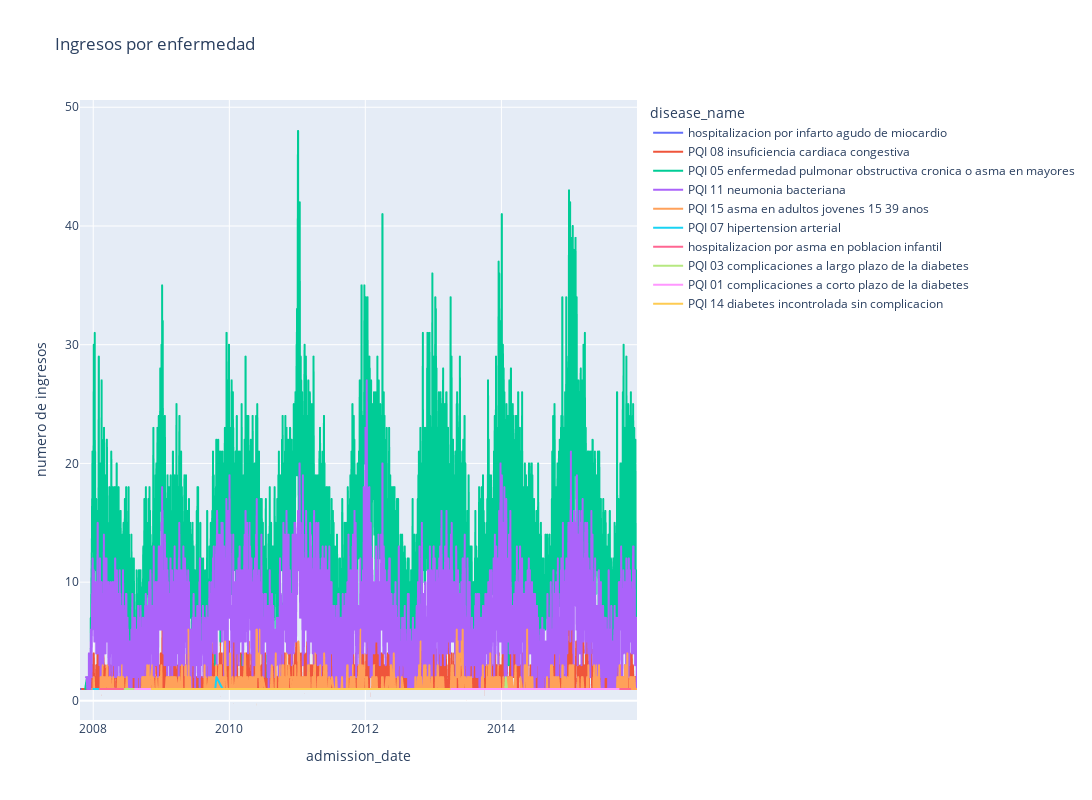

This figure's notebook cell:
### Code cell
campos_de_agrupacion = ['admission_date','disease_name']
campos_de_registro_unico = ['Historia Recodificada','CIP Recodificado','Fecha de nacimiento','Fecha de ingreso']

fig = px.line(
    data_frame = df[campos_de_agrupacion + campos_de_registro_unico].groupby(campos_de_agrupacion).count().reset_index().rename(columns={"Fecha de ingreso": "numero de ingresos"}),
    x = 'admission_date',
    y = 'numero de ingresos',
    color = 'disease_name',
    title = 'Ingresos por enfermedad',
    width = 1500, height = 800
)

fig.update_layout(hovermode="x")

### Figure 1 — Plotly figure (JSON) as saved in the notebook; plotly's stock layout.template omitted (floating-point values rounded to 4 significant figures; data arrays with more than 128 entries replaced by an {"elided": "..."} marker saying what was removed)
{"data": [{"hovertemplate": "disease_name=hospitalizacion por infarto agudo de miocardio<br>admission_date=%{x}<br>numero de ingresos=%{y}<extra></extra>", "legendgroup": "hospitalizacion por infarto agudo de miocardio", "line": {"color": "#636efa", "dash": "solid"}, "marker": {"symbol": "circle"}, "mode": "lines", "name": "hospitalizacion por infarto agudo de miocardio", "showlegend": true, "type": "scattergl", "x": ["2007-10-22T00:00:00", "2007-12-25T00:00:00", "2008-02-09T00:00:00", "2008-04-15T00:00:00", "2008-05-04T00:00:00", "2008-05-19T00:00:00", "2008-05-21T00:00:00", "2008-06-02T00:00:00", "2008-06-04T00:00:00", "2008-10-02T00:00:00", "2009-02-09T00:00:00", "2009-03-28T00:00:00", "2009-05-11T00:00:00", "2009-07-31T00:00:00", "2009-09-16T00:00:00", "2009-10-08T00:00:00", "2009-12-10T00:00:00", "2009-12-31T00:00:00", "2010-01-03T00:00:00", "2010-03-11T00:00:00", "2010-03-22T00:00:00", "2010-04-05T00:00:00", "2010-04-12T00:00:00", "2010-04-25T00:00:00", "2010-05-12T00:00:00", "2010-05-16T00:00:00", "2010-10-29T00:00:00", "2010-11-14T00:00:00", "2010-11-30T00:00:00", "2010-12-19T00:00:00", "2011-02-11T00:00:00", "2011-02-13T00:00:00", "2011-03-22T00:00:00", "2011-07-09T00:00:00", "2011-07-29T00:00:00", "2011-09-08T00:00:00", "2011-09-17T00:00:00", "2011-10-29T00:00:00", "2011-12-01T00:00:00", "2012-01-24T00:00:00", "2012-04-12T00:00:00", "2012-04-23T00:00:00", "2012-11-28T00:00:00", "2012-12-24T00:00:00", "2013-01-29T00:00:00", "2013-02-05T00:00:00", "2013-02-09T00:00:00", "2013-05-07T00:00:00", "2013-05-23T00:00:00", "2013-07-18T00:00:00", "2013-09-30T00:00:00", "2013-11-19T00:00:00", "2013-12-16T00:00:00", "2014-02-13T00:00:00", "2014-05-01T00:00:00", "2014-06-04T00:00:00", "2014-07-15T00:00:00", "2014-08-19T00:00:00", "2014-09-04T00:00:00", "2014-09-28T00:00:00", "2014-12-18T00:00:00", "2015-01-19T00:00:00", "2015-02-13T00:00:00", "2015-02-16T00:00:00", "2015-04-04T00:00:00", "2015-04-08T00:00:00", "2015-05-25T00:00:00", "2015-08-06T00:00:00", "2015-08-17T00:00:00", "2015-11-23T00:00:00", "2015-11-29T00:00:00"], "xaxis": "x", "y": [1, 1, 1, 1, 1, 1, 1, 1, 1, 1, 1, 1, 1, 1, 1, 1, 1, 1, 1, 1, 1, 1, 1, 1, 1, 1, 1, 1, 1, 1, 1, 1, 1, 1, 1, 1, 1, 1, 1, 1, 1, 1, 1, 1, 1, 1, 1, 1, 1, 1, 1, 1, 1, 1, 1, 1, 1, 1, 1, 1, 1, 1, 1, 1, 1, 1, 1, 1, 1, 1, 1], "yaxis": "y"}, {"hovertemplate": "disease_name=PQI 08 insuficiencia cardiaca congestiva<br>admission_date=%{x}<br>numero de ingresos=%{y}<extra></extra>", "legendgroup": "PQI 08 insuficiencia cardiaca congestiva", "line": {"color": "#EF553B", "dash": "solid"}, "marker": {"symbol": "circle"}, "mode": "lines", "name": "PQI 08 insuficiencia cardiaca congestiva", "showlegend": true, "type": "scattergl", "x": {"elided": "2237 str values"}, "xaxis": "x", "y": {"elided": "2237 int values"}, "yaxis": "y"}, {"hovertemplate": "disease_name=PQI 05 enfermedad pulmonar obstructiva cronica o asma en mayores<br>admission_date=%{x}<br>numero de ingresos=%{y}<extra></extra>", "legendgroup": "PQI 05 enfermedad pulmonar obstructiva cronica o asma en mayores", "line": {"color": "#00cc96", "dash": "solid"}, "marker": {"symbol": "circle"}, "mode": "lines", "name": "PQI 05 enfermedad pulmonar obstructiva cronica o asma en mayores", "showlegend": true, "type": "scattergl", "x": {"elided": "2944 str values"}, "xaxis": "x", "y": {"elided": "2944 int values"}, "yaxis": "y"}, {"hovertemplate": "disease_name=PQI 11 neumonia bacteriana<br>admission_date=%{x}<br>numero de ingresos=%{y}<extra></extra>", "legendgroup": "PQI 11 neumonia bacteriana", "line": {"color": "#ab63fa", "dash": "solid"}, "marker": {"symbol": "circle"}, "mode": "lines", "name": "PQI 11 neumonia bacteriana", "showlegend": true, "type": "scattergl", "x": {"elided": "2929 str values"}, "xaxis": "x", "y": {"elided": "2929 int values"}, "yaxis": "y"}, {"hovertemplate": "disease_name=PQI 15 asma en adultos jovenes 15 39 anos<br>admission_date=%{x}<br>numero de ingresos=%{y}<extra></extra>", "legendgroup": "PQI 15 asma en adultos jovenes 15 39 anos", "line": {"color": "#FFA15A", "dash": "solid"}, "marker": {"symbol": "circle"}, "mode": "lines", "name": "PQI 15 asma en adultos jovenes 15 39 anos", "showlegend": true, "type": "scattergl", "x": {"elided": "1295 str values"}, "xaxis": "x", "y": {"elided": "1295 int values"}, "yaxis": "y"}, {"hovertemplate": "disease_name=PQI 07 hipertension arterial<br>admission_date=%{x}<br>numero de ingresos=%{y}<extra></extra>", "legendgroup": "PQI 07 hipertension arterial", "line": {"color": "#19d3f3", "dash": "solid"}, "marker": {"symbol": "circle"}, "mode": "lines", "name": "PQI 07 hipertension arterial", "showlegend": true, "type": "scattergl", "x": ["2008-01-01T00:00:00", "2008-01-27T00:00:00", "2008-02-08T00:00:00", "2008-02-21T00:00:00", "2008-03-10T00:00:00", "2008-04-23T00:00:00", "2008-04-29T00:00:00", "2008-06-17T00:00:00", "2008-08-08T00:00:00", "2008-08-19T00:00:00", "2008-09-01T00:00:00", "2008-11-08T00:00:00", "2008-12-03T00:00:00", "2008-12-23T00:00:00", "2009-01-08T00:00:00", "2009-03-05T00:00:00", "2009-03-08T00:00:00", "2009-04-13T00:00:00", "2009-08-26T00:00:00", "2009-09-30T00:00:00", "2009-10-17T00:00:00", "2009-10-24T00:00:00", "2009-11-26T00:00:00", "2009-12-29T00:00:00", "2010-01-30T00:00:00", "2010-03-22T00:00:00", "2010-05-13T00:00:00", "2010-05-21T00:00:00", "2010-09-07T00:00:00", "2010-09-27T00:00:00", "2010-10-29T00:00:00", "2011-01-02T00:00:00", "2011-01-25T00:00:00", "2011-07-17T00:00:00", "2011-07-30T00:00:00", "2011-08-13T00:00:00", "2011-10-07T00:00:00", "2011-11-10T00:00:00", "2011-12-25T00:00:00", "2012-01-29T00:00:00", "2012-08-01T00:00:00", "2012-08-05T00:00:00", "2012-10-07T00:00:00", "2012-10-09T00:00:00", "2012-11-01T00:00:00", "2012-12-25T00:00:00", "2013-03-31T00:00:00", "2013-04-14T00:00:00", "2013-06-19T00:00:00", "2013-07-16T00:00:00", "2013-08-15T00:00:00", "2013-12-06T00:00:00", "2013-12-21T00:00:00", "2014-01-20T00:00:00", "2014-05-07T00:00:00", "2014-06-23T00:00:00", "2014-07-21T00:00:00", "2014-12-04T00:00:00", "2014-12-17T00:00:00", "2015-02-04T00:00:00", "2015-09-17T00:00:00"], "xaxis": "x", "y": [1, 1, 1, 1, 1, 1, 1, 1, 1, 1, 1, 1, 1, 1, 1, 1, 1, 1, 1, 1, 1, 2, 1, 1, 1, 1, 1, 1, 1, 1, 1, 1, 1, 1, 1, 1, 1, 1, 1, 1, 1, 1, 1, 1, 1, 1, 1, 1, 1, 1, 1, 1, 1, 1, 1, 1, 1, 1, 1, 1, 1], "yaxis": "y"}, {"hovertemplate": "disease_name=hospitalizacion por asma en poblacion infantil<br>admission_date=%{x}<br>numero de ingresos=%{y}<extra></extra>", "legendgroup": "hospitalizacion por asma en poblacion infantil", "line": {"color": "#FF6692", "dash": "solid"}, "marker": {"symbol": "circle"}, "mode": "lines", "name": "hospitalizacion por asma en poblacion infantil", "showlegend": true, "type": "scattergl", "x": ["2008-02-05T00:00:00", "2008-05-17T00:00:00", "2008-06-08T00:00:00", "2008-06-10T00:00:00", "2008-11-27T00:00:00", "2008-12-21T00:00:00", "2009-05-25T00:00:00", "2009-06-05T00:00:00", "2009-06-07T00:00:00", "2009-09-19T00:00:00", "2009-10-19T00:00:00", "2009-11-05T00:00:00", "2009-12-16T00:00:00", "2009-12-28T00:00:00", "2010-01-13T00:00:00", "2010-01-16T00:00:00", "2010-02-25T00:00:00", "2010-04-25T00:00:00", "2010-05-16T00:00:00", "2010-10-21T00:00:00", "2010-11-04T00:00:00", "2010-11-13T00:00:00", "2011-02-15T00:00:00", "2011-02-21T00:00:00", "2011-03-06T00:00:00", "2011-04-12T00:00:00", "2011-06-27T00:00:00", "2011-10-03T00:00:00", "2011-12-25T00:00:00", "2012-04-15T00:00:00", "2012-06-15T00:00:00", "2012-10-28T00:00:00", "2012-11-05T00:00:00", "2012-11-13T00:00:00", "2012-11-15T00:00:00", "2013-01-16T00:00:00", "2013-02-12T00:00:00", "2013-02-22T00:00:00", "2013-03-18T00:00:00", "2013-03-25T00:00:00", "2013-05-28T00:00:00", "2013-06-09T00:00:00", "2013-06-17T00:00:00", "2013-07-15T00:00:00", "2013-09-05T00:00:00", "2013-09-19T00:00:00", "2013-09-25T00:00:00", "2013-10-20T00:00:00", "2013-10-28T00:00:00", "2013-11-10T00:00:00", "2013-12-09T00:00:00", "2013-12-11T00:00:00", "2013-12-12T00:00:00", "2014-01-14T00:00:00", "2014-01-19T00:00:00", "2014-01-23T00:00:00", "2014-01-28T00:00:00", "2014-06-19T00:00:00", "2014-07-22T00:00:00", "2014-09-04T00:00:00", "2014-09-25T00:00:00", "2014-09-26T00:00:00", "2014-10-07T00:00:00", "2014-11-27T00:00:00", "2014-12-04T00:00:00", "2014-12-22T00:00:00", "2015-01-23T00:00:00", "2015-04-29T00:00:00", "2015-05-09T00:00:00", "2015-05-11T00:00:00", "2015-05-18T00:00:00", "2015-06-15T00:00:00", "2015-06-22T00:00:00", "2015-09-09T00:00:00", "2015-10-27T00:00:00", "2015-11-16T00:00:00", "2015-11-19T00:00:00", "2015-11-21T00:00:00", "2015-11-24T00:00:00"], "xaxis": "x", "y": [1, 1, 1, 1, 1, 1, 1, 1, 1, 1, 1, 1, 1, 1, 1, 1, 1, 1, 1, 1, 1, 1, 1, 1, 1, 1, 1, 1, 1, 1, 1, 1, 1, 1, 1, 1, 1, 1, 1, 1, 1, 1, 1, 1, 1, 1, 1, 1, 1, 1, 1, 1, 1, 1, 1, 1, 1, 1, 1, 1, 1, 1, 1, 1, 1, 1, 1, 1, 1, 1, 1, 1, 1, 1, 1, 1, 1, 1, 1], "yaxis": "y"}, {"hovertemplate": "disease_name=PQI 03 complicaciones a largo plazo de la diabetes<br>admission_date=%{x}<br>numero de ingresos=%{y}<extra></extra>", "legendgroup": "PQI 03 complicaciones a largo plazo de la diabetes", "line": {"color": "#B6E880", "dash": "solid"}, "marker": {"symbol": "circle"}, "mode": "lines", "name": "PQI 03 complicaciones a largo plazo de la diabetes", "showlegend": true, "type": "scattergl", "x": ["2008-06-18T00:00:00", "2008-06-28T00:00:00", "2009-02-03T00:00:00", "2009-10-26T00:00:00", "2009-10-29T00:00:00", "2010-02-20T00:00:00", "2011-04-10T00:00:00", "2011-08-24T00:00:00", "2011-09-01T00:00:00", "2012-01-01T00:00:00", "2012-02-28T00:00:00", "2012-04-26T00:00:00", "2012-12-02T00:00:00", "2013-03-06T00:00:00", "2013-03-22T00:00:00", "2013-06-15T00:00:00", "2013-07-29T00:00:00", "2013-08-10T00:00:00", "2013-08-23T00:00:00", "2013-09-05T00:00:00", "2014-01-15T00:00:00", "2014-01-22T00:00:00", "2014-01-24T00:00:00", "2014-01-31T00:00:00", "2014-02-01T00:00:00", "2014-03-21T00:00:00", "2014-04-29T00:00:00", "2014-05-09T00:00:00", "2014-07-16T00:00:00", "2014-08-30T00:00:00", "2015-07-21T00:00:00", "2015-07-26T00:00:00", "2015-09-16T00:00:00"], "xaxis": "x", "y": [1, 1, 1, 1, 1, 1, 1, 1, 1, 1, 1, 1, 1, 1, 1, 1, 1, 1, 1, 1, 1, 1, 2, 1, 1, 1, 1, 1, 1, 1, 1, 1, 1], "yaxis": "y"}, {"hovertemplate": "disease_name=PQI 01 complicaciones a corto plazo de la diabetes<br>admission_date=%{x}<br>numero de ingresos=%{y}<extra></extra>", "legendgroup": "PQI 01 complicaciones a corto plazo de la diabetes", "line": {"color": "#FF97FF", "dash": "solid"}, "marker": {"symbol": "circle"}, "mode": "lines", "name": "PQI 01 complicaciones a corto plazo de la diabetes", "showlegend": true, "type": "scattergl", "x": ["2008-08-13T00:00:00", "2009-04-11T00:00:00", "2010-06-20T00:00:00", "2011-10-15T00:00:00", "2012-12-30T00:00:00", "2013-11-14T00:00:00", "2015-08-05T00:00:00", "2015-09-22T00:00:00"], "xaxis": "x", "y": [1, 1, 1, 1, 1, 1, 1, 1], "yaxis": "y"}, {"hovertemplate": "disease_name=PQI 14 diabetes incontrolada sin complicacion<br>admission_date=%{x}<br>numero de ingresos=%{y}<extra></extra>", "legendgroup": "PQI 14 diabetes incontrolada sin complicacion", "line": {"color": "#FECB52", "dash": "solid"}, "marker": {"symbol": "circle"}, "mode": "lines", "name": "PQI 14 diabetes incontrolada sin complicacion", "showlegend": true, "type": "scattergl", "x": ["2008-11-10T00:00:00", "2009-02-08T00:00:00", "2010-06-02T00:00:00", "2010-06-15T00:00:00", "2010-06-29T00:00:00", "2012-01-31T00:00:00", "2013-03-29T00:00:00"], "xaxis": "x", "y": [1, 1, 1, 1, 1, 1, 1], "yaxis": "y"}], "layout": {"height": 800, "hovermode": "x", "legend": {"title": {"text": "disease_name"}, "tracegroupgap": 0}, "title": {"text": "Ingresos por enfermedad"}, "width": 1500, "xaxis": {"anchor": "y", "domain": [0, 1], "title": {"text": "admission_date"}}, "yaxis": {"anchor": "x", "domain": [0, 1], "title": {"text": "numero de ingresos"}}}}
